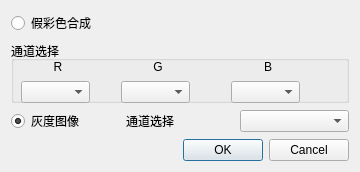
<?xml version="1.0" encoding="UTF-8"?>
<ui version="4.0">
 <class>Dialog</class>
 <widget class="QDialog" name="Dialog">
  <property name="geometry">
   <rect>
    <x>0</x>
    <y>0</y>
    <width>360</width>
    <height>172</height>
   </rect>
  </property>
  <property name="windowTitle">
   <string>显示设置</string>
  </property>
  <layout class="QGridLayout" name="gridLayout">
   <item row="0" column="0">
    <widget class="QRadioButton" name="colorRadio">
     <property name="text">
      <string>假彩色合成</string>
     </property>
    </widget>
   </item>
   <item row="1" column="0" colspan="3">
    <widget class="QGroupBox" name="groupBox">
     <property name="title">
      <string>通道选择</string>
     </property>
     <widget class="QLabel" name="label_2">
      <property name="geometry">
       <rect>
        <x>120</x>
        <y>20</y>
        <width>54</width>
        <height>12</height>
       </rect>
      </property>
      <property name="text">
       <string>G</string>
      </property>
      <property name="alignment">
       <set>Qt::AlignCenter</set>
      </property>
     </widget>
     <widget class="QLabel" name="label">
      <property name="geometry">
       <rect>
        <x>20</x>
        <y>20</y>
        <width>54</width>
        <height>12</height>
       </rect>
      </property>
      <property name="text">
       <string>R</string>
      </property>
      <property name="alignment">
       <set>Qt::AlignCenter</set>
      </property>
     </widget>
     <widget class="QLabel" name="label_3">
      <property name="geometry">
       <rect>
        <x>230</x>
        <y>20</y>
        <width>54</width>
        <height>12</height>
       </rect>
      </property>
      <property name="text">
       <string>B</string>
      </property>
      <property name="alignment">
       <set>Qt::AlignCenter</set>
      </property>
     </widget>
     <widget class="QComboBox" name="rcomboBox">
      <property name="geometry">
       <rect>
        <x>10</x>
        <y>40</y>
        <width>69</width>
        <height>22</height>
       </rect>
      </property>
     </widget>
     <widget class="QComboBox" name="gcomboBox">
      <property name="geometry">
       <rect>
        <x>110</x>
        <y>40</y>
        <width>69</width>
        <height>22</height>
       </rect>
      </property>
     </widget>
     <widget class="QComboBox" name="bcomboBox">
      <property name="geometry">
       <rect>
        <x>220</x>
        <y>40</y>
        <width>69</width>
        <height>22</height>
       </rect>
      </property>
     </widget>
    </widget>
   </item>
   <item row="2" column="0">
    <widget class="QRadioButton" name="grayRadio">
     <property name="text">
      <string>灰度图像</string>
     </property>
     <property name="checked">
      <bool>true</bool>
     </property>
    </widget>
   </item>
   <item row="2" column="1">
    <widget class="QLabel" name="label_4">
     <property name="text">
      <string>通道选择</string>
     </property>
    </widget>
   </item>
   <item row="2" column="2">
    <widget class="QComboBox" name="pcomboBox"/>
   </item>
   <item row="3" column="0" colspan="3">
    <widget class="QDialogButtonBox" name="buttonBox">
     <property name="orientation">
      <enum>Qt::Horizontal</enum>
     </property>
     <property name="standardButtons">
      <set>QDialogButtonBox::Cancel|QDialogButtonBox::Ok</set>
     </property>
    </widget>
   </item>
  </layout>
 </widget>
 <resources/>
 <connections>
  <connection>
   <sender>buttonBox</sender>
   <signal>accepted()</signal>
   <receiver>Dialog</receiver>
   <slot>accept()</slot>
   <hints>
    <hint type="sourcelabel">
     <x>227</x>
     <y>154</y>
    </hint>
    <hint type="destinationlabel">
     <x>157</x>
     <y>171</y>
    </hint>
   </hints>
  </connection>
  <connection>
   <sender>buttonBox</sender>
   <signal>rejected()</signal>
   <receiver>Dialog</receiver>
   <slot>reject()</slot>
   <hints>
    <hint type="sourcelabel">
     <x>295</x>
     <y>160</y>
    </hint>
    <hint type="destinationlabel">
     <x>286</x>
     <y>171</y>
    </hint>
   </hints>
  </connection>
 </connections>
</ui>
